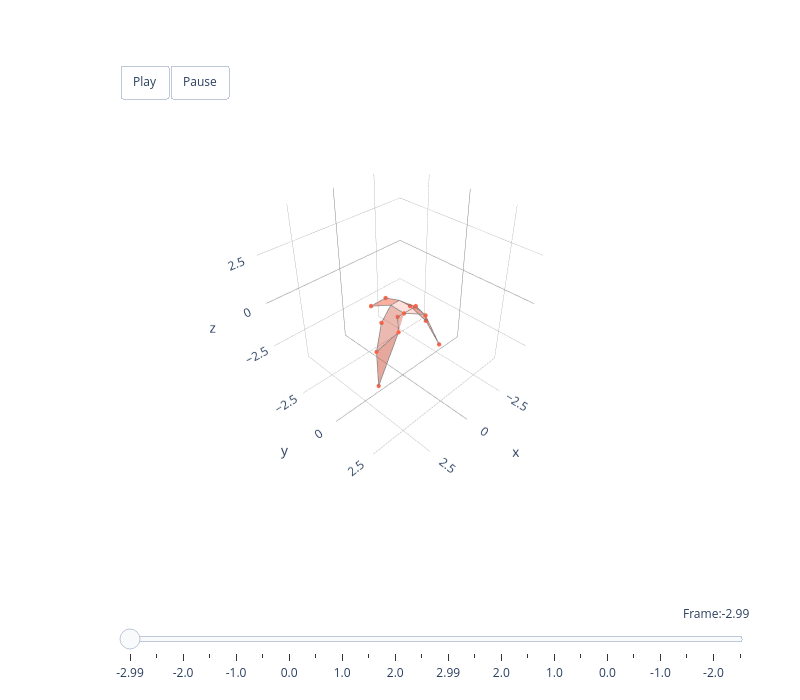

Notebook source saved alongside this figure:
### Markdown cell above
### Animating PCA modes

The `animate_mode` function makes it easy to visualise what each principal component represents. It sweeps the PC score from -2 to +2 standard deviations (and back), reconstructing and animating the shape at each step. This creates a looping animation that shows the full range of shape variation captured by that PC.

`animate_mode` handles all the complexity internally:
- Reconstructing shapes from scores
- Mirroring unilateral data back to bilateral
- Creating the Plotly animation with play/pause controls and a slider

### Code cell
# Define a colour for each PC (used by animate_mode)
pc_colours = ['tomato', 'steelblue', 'mediumseagreen', 'gold', 'purple']

# Animate PC1 — sweeps from -2 to +2 standard deviations and back
# The slider shows the PC score at each frame
fig = animate_mode(1, pigeon, principal_components, scores, mu, pc_colours)

### Figure 1 — Plotly figure (JSON) as saved in the notebook; plotly's stock layout.template omitted (floating-point values rounded to 4 significant figures)
{"data": [{"color": "tomato", "hoverinfo": "none", "opacity": 0.2, "type": "mesh3d", "x": [0.3509, -0.05033, -0.3509], "y": [0.3996, 1.261, 0.3996], "z": [-0.06125, 0.1311, -0.06125]}, {"hoverinfo": "name", "line": {"color": "grey", "width": 1.5}, "mode": "lines", "name": "head tomato", "type": "scatter3d", "x": [0.3509, -0.05033, -0.3509, 0.3509], "y": [0.3996, 1.261, 0.3996, 0.3996], "z": [-0.06125, 0.1311, -0.06125, -0.06125]}, {"color": "tomato", "hoverinfo": "none", "opacity": 0.2, "type": "mesh3d", "x": [0.3509, 0.271, 0.04818, -0.271, -0.3509], "y": [0.3996, -0.5183, -0.5183, -0.5183, 0.3996], "z": [-0.06125, -0.1189, -0.1189, -0.1189, -0.06125]}, {"hoverinfo": "name", "line": {"color": "grey", "width": 1.5}, "mode": "lines", "name": "body tomato", "type": "scatter3d", "x": [0.3509, 0.271, 0.04818, -0.271, -0.3509, 0.3509], "y": [0.3996, -0.5183, -0.5183, -0.5183, 0.3996, 0.3996], "z": [-0.06125, -0.1189, -0.1189, -0.1189, -0.06125, -0.06125]}, {"color": "tomato", "hoverinfo": "none", "opacity": 0.5, "type": "mesh3d", "x": [0.271, 0.04818, -0.271, -0.4739, 0.4739], "y": [-0.5183, -0.5183, -0.5183, -1.657, -1.657], "z": [-0.1189, -0.1189, -0.1189, -0.6434, -0.6434]}, {"hoverinfo": "name", "line": {"color": "grey", "width": 1.5}, "mode": "lines", "name": "tail tomato", "type": "scatter3d", "x": [0.271, 0.04818, -0.271, -0.4739, 0.4739, 0.271], "y": [-0.5183, -0.5183, -0.5183, -1.657, -1.657, -0.5183], "z": [-0.1189, -0.1189, -0.1189, -0.6434, -0.6434, -0.1189]}, {"color": "tomato", "hoverinfo": "none", "opacity": 0.4, "type": "mesh3d", "x": [0.3509, 0.5856, 0.8795, 1.649, 0.9305, 0.271], "y": [0.3996, 0.2346, 0.5897, -0.05257, -0.458, -0.5183], "z": [-0.06125, -0.2208, -0.7228, -1.792, -0.7414, -0.1189]}, {"hoverinfo": "name", "line": {"color": "grey", "width": 1.5}, "mode": "lines", "name": "right_armwing tomato", "type": "scatter3d", "x": [0.3509, 0.5856, 0.8795, 1.649, 0.9305, 0.271, 0.3509], "y": [0.3996, 0.2346, 0.5897, -0.05257, -0.458, -0.5183, 0.3996], "z": [-0.06125, -0.2208, -0.7228, -1.792, -0.7414, -0.1189, -0.06125]}, {"color": "tomato", "hoverinfo": "none", "opacity": 0.4, "type": "mesh3d", "x": [-0.3509, -0.5856, -0.8795, -1.649, -0.9305, -0.271], "y": [0.3996, 0.2346, 0.5897, -0.05257, -0.458, -0.5183], "z": [-0.06125, -0.2208, -0.7228, -1.792, -0.7414, -0.1189]}, {"hoverinfo": "name", "line": {"color": "grey", "width": 1.5}, "mode": "lines", "name": "left_armwing tomato", "type": "scatter3d", "x": [-0.3509, -0.5856, -0.8795, -1.649, -0.9305, -0.271, -0.3509], "y": [0.3996, 0.2346, 0.5897, -0.05257, -0.458, -0.5183, 0.3996], "z": [-0.06125, -0.2208, -0.7228, -1.792, -0.7414, -0.1189, -0.06125]}, {"color": "tomato", "hoverinfo": "none", "opacity": 0.5, "type": "mesh3d", "x": [-0.8795, -1.649, -2.091], "y": [0.5897, -0.05257, 0.5115], "z": [-0.7228, -1.792, -3.226]}, {"hoverinfo": "name", "line": {"color": "grey", "width": 1.5}, "mode": "lines", "name": "left_handwing tomato", "type": "scatter3d", "x": [-0.8795, -1.649, -2.091, -0.8795], "y": [0.5897, -0.05257, 0.5115, 0.5897], "z": [-0.7228, -1.792, -3.226, -0.7228]}, {"color": "tomato", "hoverinfo": "none", "opacity": 0.5, "type": "mesh3d", "x": [0.8795, 1.649, 2.091], "y": [0.5897, -0.05257, 0.5115], "z": [-0.7228, -1.792, -3.226]}, {"hoverinfo": "name", "line": {"color": "grey", "width": 1.5}, "mode": "lines", "name": "right_handwing tomato", "type": "scatter3d", "x": [0.8795, 1.649, 2.091, 0.8795], "y": [0.5897, -0.05257, 0.5115, 0.5897], "z": [-0.7228, -1.792, -3.226, -0.7228]}, {"hoverinfo": "none", "marker": {"color": "tomato", "opacity": 1, "size": 2.5}, "mode": "markers", "type": "scatter3d", "x": [-2.091, 2.091, -0.8795, 0.8795, -1.649, 1.649, -0.9305, 0.9305, -0.5856, 0.5856, -0.3509, 0.3509, -0.4739, 0.4739], "y": [0.5115, 0.5115, 0.5897, 0.5897, -0.05257, -0.05257, -0.458, -0.458, 0.2346, 0.2346, 0.3996, 0.3996, -1.657, -1.657], "z": [-3.226, -3.226, -0.7228, -0.7228, -1.792, -1.792, -0.7414, -0.7414, -0.2208, -0.2208, -0.06125, -0.06125, -0.6434, -0.6434]}], "layout": {"height": 700, "margin": {"b": 100, "l": 50, "r": 50, "t": 100}, "scene": {"aspectmode": "cube", "aspectratio": {"x": 1, "y": 1, "z": 1}, "camera": {"eye": {"x": 1.5, "y": 1.5, "z": 1.5}, "up": {"x": 0, "y": 0, "z": 1}}, "domain": {"x": [0, 1], "y": [0.1, 1]}, "xaxis": {"backgroundcolor": "white", "dtick": 2.5, "gridcolor": "grey", "gridwidth": 0.5, "range": [-4.283, 4.283], "showbackground": true, "tick0": 0, "zerolinecolor": "grey"}, "yaxis": {"backgroundcolor": "white", "dtick": 2.5, "gridcolor": "grey", "gridwidth": 0.5, "range": [-4.481, 4.085], "showbackground": true, "tick0": 0, "zerolinecolor": "grey"}, "zaxis": {"backgroundcolor": "white", "dtick": 2.5, "gridcolor": "grey", "gridwidth": 0.5, "range": [-4.283, 4.283], "showbackground": true, "tick0": 0, "zerolinecolor": "grey"}}, "showlegend": false, "sliders": [{"active": 0, "currentvalue": {"font": {"size": 12}, "prefix": "Frame:", "visible": true, "xanchor": "right"}, "len": 0.9, "pad": {"b": 10, "t": 50}, "steps": [{"args": [[0], {"frame": {"duration": 300, "redraw": true}, "mode": "immediate", "transition": {"duration": 300}}], "label": "-2.99", "method": "animate"}, {"args": [[1], {"frame": {"duration": 300, "redraw": true}, "mode": "immediate", "transition": {"duration": 300}}], "label": "-2.5", "method": "animate"}, {"args": [[2], {"frame": {"duration": 300, "redraw": true}, "mode": "immediate", "transition": {"duration": 300}}], "label": "-2.0", "method": "animate"}, {"args": [[3], {"frame": {"duration": 300, "redraw": true}, "mode": "immediate", "transition": {"duration": 300}}], "label": "-1.5", "method": "animate"}, {"args": [[4], {"frame": {"duration": 300, "redraw": true}, "mode": "immediate", "transition": {"duration": 300}}], "label": "-1.0", "method": "animate"}, {"args": [[5], {"frame": {"duration": 300, "redraw": true}, "mode": "immediate", "transition": {"duration": 300}}], "label": "-0.5", "method": "animate"}, {"args": [[6], {"frame": {"duration": 300, "redraw": true}, "mode": "immediate", "transition": {"duration": 300}}], "label": "0.0", "method": "animate"}, {"args": [[7], {"frame": {"duration": 300, "redraw": true}, "mode": "immediate", "transition": {"duration": 300}}], "label": "0.5", "method": "animate"}, {"args": [[8], {"frame": {"duration": 300, "redraw": true}, "mode": "immediate", "transition": {"duration": 300}}], "label": "1.0", "method": "animate"}, {"args": [[9], {"frame": {"duration": 300, "redraw": true}, "mode": "immediate", "transition": {"duration": 300}}], "label": "1.5", "method": "animate"}, {"args": [[10], {"frame": {"duration": 300, "redraw": true}, "mode": "immediate", "transition": {"duration": 300}}], "label": "2.0", "method": "animate"}, {"args": [[11], {"frame": {"duration": 300, "redraw": true}, "mode": "immediate", "transition": {"duration": 300}}], "label": "2.5", "method": "animate"}, {"args": [[12], {"frame": {"duration": 300, "redraw": true}, "mode": "immediate", "transition": {"duration": 300}}], "label": "2.99", "method": "animate"}, {"args": [[13], {"frame": {"duration": 300, "redraw": true}, "mode": "immediate", "transition": {"duration": 300}}], "label": "2.5", "method": "animate"}, {"args": [[14], {"frame": {"duration": 300, "redraw": true}, "mode": "immediate", "transition": {"duration": 300}}], "label": "2.0", "method": "animate"}, {"args": [[15], {"frame": {"duration": 300, "redraw": true}, "mode": "immediate", "transition": {"duration": 300}}], "label": "1.5", "method": "animate"}, {"args": [[16], {"frame": {"duration": 300, "redraw": true}, "mode": "immediate", "transition": {"duration": 300}}], "label": "1.0", "method": "animate"}, {"args": [[17], {"frame": {"duration": 300, "redraw": true}, "mode": "immediate", "transition": {"duration": 300}}], "label": "0.5", "method": "animate"}, {"args": [[18], {"frame": {"duration": 300, "redraw": true}, "mode": "immediate", "transition": {"duration": 300}}], "label": "0.0", "method": "animate"}, {"args": [[19], {"frame": {"duration": 300, "redraw": true}, "mode": "immediate", "transition": {"duration": 300}}], "label": "-0.5", "method": "animate"}, {"args": [[20], {"frame": {"duration": 300, "redraw": true}, "mode": "immediate", "transition": {"duration": 300}}], "label": "-1.0", "method": "animate"}, {"args": [[21], {"frame": {"duration": 300, "redraw": true}, "mode": "immediate", "transition": {"duration": 300}}], "label": "-1.5", "method": "animate"}, {"args": [[22], {"frame": {"duration": 300, "redraw": true}, "mode": "immediate", "transition": {"duration": 300}}], "label": "-2.0", "method": "animate"}, {"args": [[23], {"frame": {"duration": 300, "redraw": true}, "mode": "immediate", "transition": {"duration": 300}}], "label": "-2.5", "method": "animate"}], "transition": {"duration": 300, "easing": "cubic-in-out"}, "x": 0.1, "xanchor": "left", "y": 0, "yanchor": "top"}], "updatemenus": [{"buttons": [{"args": [null, {"frame": {"duration": 100, "redraw": true}, "mode": "immediate"}], "label": "Play", "method": "animate"}, {"args": [[null], {"frame": {"duration": 0, "redraw": true}, "mode": "immediate"}], "label": "Pause", "method": "animate"}], "direction": "left", "pad": {"r": 10, "t": 10}, "showactive": false, "type": "buttons", "x": 0.1, "xanchor": "left", "y": 1.1, "yanchor": "top"}], "width": 800}}
